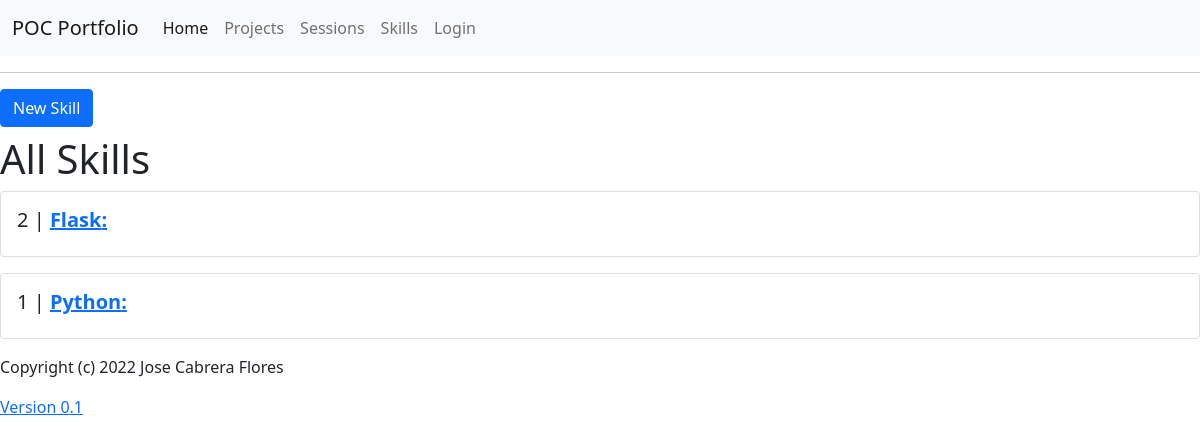
Page /skill/all on the earlier database version.
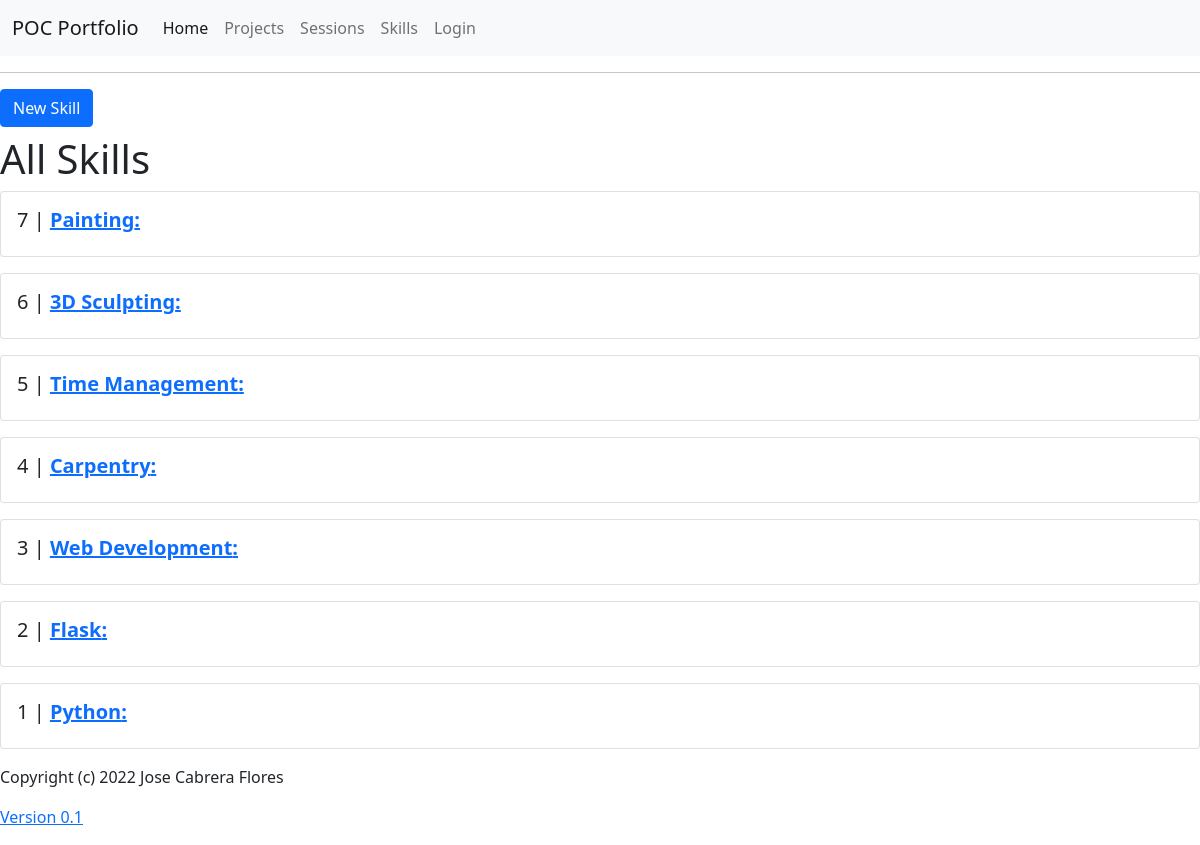
Same page on the later database version.
### app/models.py (models this page shows, shortened)
class Skill(db.Model):
    id = db.Column(db.Integer, primary_key=True)
    name = db.Column(db.String(120), index=True, nullable=False)
    explanation = db.Column(db.Text, index=True, nullable=True)

### app/routes.py (the view)
@app.route("/skill/all")
def skill_all():
    skills = reversed(Skill.query.all())
    return render_template(
        "skill_all.html",
        title="All Skills",
        short_skill=True,
        skills=skills,
    )

### app/templates/skill_all.html
{% extends "base.html" %}
{% block content %}
<a class="btn btn-primary btn-md mb-2" href="{{ url_for('skill') }}" role="button">New Skill</a>
<h1>All Skills</h1>
  {% for skill in skills %}
    {% if short_skill %}
      {% include 'includes/skill_short.html' %}
    {% else %}
      {% include 'includes/skill.html' %}
    {% endif %}
  {% endfor %}
{% endblock %}

### app/templates/base.html (shortened to what this page needs)
<!doctype html>
<html lang="en">
    <head>
      <link href="https://cdn.jsdelivr.net/npm/bootstrap@5.1.3/dist/css/bootstrap.min.css" rel="stylesheet">
    </head>
    <body>
      <nav class="navbar navbar-expand-lg navbar-light bg-light">
        <div class="container-fluid">
          <a class="navbar-brand" href="{{ url_for('index') }}">POC Portfolio</a>
          <div class="collapse navbar-collapse" id="navbarSupportedContent">
            <ul class="navbar-nav me-auto mb-2 mb-lg-0">
              <li class="nav-item">
                <a class="nav-link active" aria-current="page" href="{{ url_for('index') }}">Home</a>
              </li>
              <li class="nav-item">
                <a class="nav-link" href="{{ url_for('project_all') }}">Projects</a>
              </li>
              <li class="nav-item">
                <a class="nav-link" href="{{ url_for('session_all') }}">Sessions</a>
              </li>
              <li class="nav-item">
                <a class="nav-link" href="{{ url_for('skill_all') }}">Skills</a>
              </li>
              {% if current_user.is_anonymous %}
                <li class="nav-item">
                  <a class="nav-link" href="{{ url_for('login') }}">Login</a>
                </li>
              {% else %}
              <li class="nav-item">
                <a class="nav-link" href="{{ url_for('logout') }}">Logout</a>
              </li>
              {% endif %}
            </ul>
          </div>
        </div>
      </nav>
      <hr>
      {% block content %}{% endblock %}
    </body>
    <footer>
        <p>Copyright (c) 2022 Jose Cabrera Flores</p>
        <p><a href="{{ url_for('changelog') }}">Version 0.1</a></p>
    </footer>
</html>

### app/templates/includes/skill_short.html (shortened to what this page needs)
<div class="card mb-3">
  <div class="card-body">
    <h5 class="card-title">
      {{skill.id}} | <a href="{{ url_for('skill_one', id=skill.id) }}"><b>{{ skill.name }}: </b></a>
    </h5>
  </div>
</div>

Differences in the rows shown:
added Skill: id "7", name "Painting"
added Skill: id "6", name "3D Sculpting"
added Skill: id "5", name "Time Management"
added Skill: id "4", name "Carpentry"
added Skill: id "3", name "Web Development"
